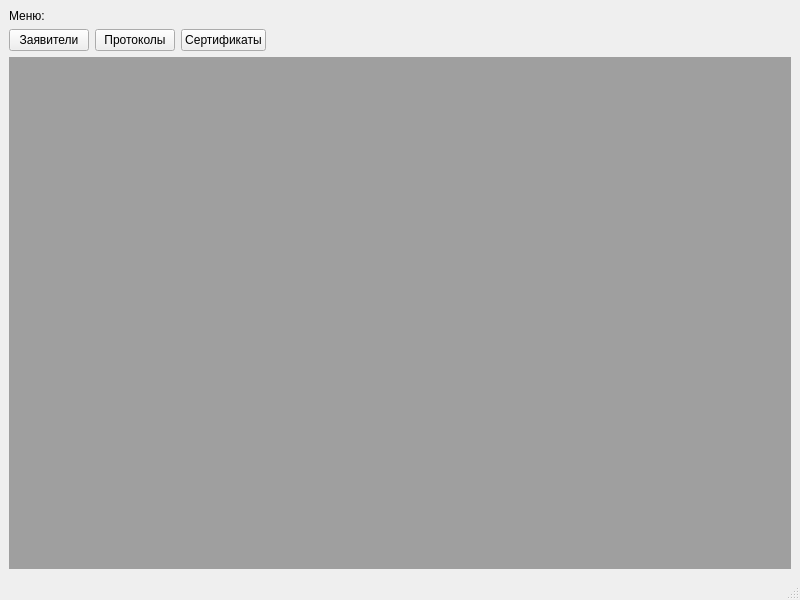
<?xml version="1.0" encoding="UTF-8"?>
<ui version="4.0">
 <class>Lab_7_MDI</class>
 <widget class="QMainWindow" name="Lab_7_MDI">
  <property name="geometry">
   <rect>
    <x>0</x>
    <y>0</y>
    <width>800</width>
    <height>600</height>
   </rect>
  </property>
  <property name="windowTitle">
   <string>Lab_7_MDI</string>
  </property>
  <widget class="QWidget" name="centralwidget">
   <layout class="QVBoxLayout" name="verticalLayout_3">
    <item>
     <layout class="QVBoxLayout" name="verticalLayout_2">
      <item>
       <layout class="QHBoxLayout" name="horizontalLayout_2">
        <item>
         <layout class="QVBoxLayout" name="verticalLayout">
          <item>
           <widget class="QLabel" name="label">
            <property name="text">
             <string>Меню:</string>
            </property>
           </widget>
          </item>
          <item>
           <layout class="QHBoxLayout" name="horizontalLayout">
            <item>
             <widget class="QPushButton" name="pushButton_clients">
              <property name="text">
               <string>Заявители</string>
              </property>
             </widget>
            </item>
            <item>
             <widget class="QPushButton" name="pushButton_protocols">
              <property name="text">
               <string>Протоколы</string>
              </property>
             </widget>
            </item>
            <item>
             <widget class="QPushButton" name="pushButton_sertifications">
              <property name="text">
               <string>Сертификаты</string>
              </property>
             </widget>
            </item>
           </layout>
          </item>
         </layout>
        </item>
        <item>
         <spacer name="horizontalSpacer">
          <property name="orientation">
           <enum>Qt::Horizontal</enum>
          </property>
          <property name="sizeHint" stdset="0">
           <size>
            <width>40</width>
            <height>20</height>
           </size>
          </property>
         </spacer>
        </item>
       </layout>
      </item>
      <item>
       <widget class="QMdiArea" name="mdiArea"/>
      </item>
     </layout>
    </item>
   </layout>
  </widget>
  <widget class="QMenuBar" name="menubar">
   <property name="geometry">
    <rect>
     <x>0</x>
     <y>0</y>
     <width>800</width>
     <height>25</height>
    </rect>
   </property>
  </widget>
  <widget class="QStatusBar" name="statusbar"/>
 </widget>
 <resources/>
 <connections/>
</ui>
